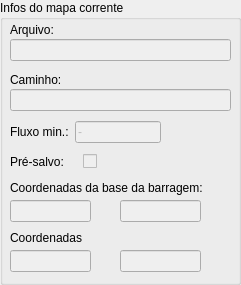
       <widget class="QGroupBox" name="groupBox_5">
        <property name="sizePolicy">
         <sizepolicy hsizetype="Fixed" vsizetype="Fixed">
          <horstretch>0</horstretch>
          <verstretch>0</verstretch>
         </sizepolicy>
        </property>
        <property name="minimumSize">
         <size>
          <width>241</width>
          <height>285</height>
         </size>
        </property>
        <property name="maximumSize">
         <size>
          <width>241</width>
          <height>285</height>
         </size>
        </property>
        <property name="title">
         <string>Infos do mapa corrente</string>
        </property>
        <widget class="QLineEdit" name="campoSaidaCoordenadasBaseY">
         <property name="enabled">
          <bool>false</bool>
         </property>
         <property name="geometry">
          <rect>
           <x>120</x>
           <y>200</y>
           <width>81</width>
           <height>22</height>
          </rect>
         </property>
         <property name="text">
          <string/>
         </property>
        </widget>
        <widget class="QLineEdit" name="campoSaidaCoordenadasBaseX">
         <property name="enabled">
          <bool>false</bool>
         </property>
         <property name="geometry">
          <rect>
           <x>10</x>
           <y>200</y>
           <width>81</width>
           <height>22</height>
          </rect>
         </property>
         <property name="text">
          <string/>
         </property>
        </widget>
        <widget class="QLineEdit" name="campoSaidaCoordenadasY">
         <property name="enabled">
          <bool>false</bool>
         </property>
         <property name="geometry">
          <rect>
           <x>120</x>
           <y>250</y>
           <width>81</width>
           <height>22</height>
          </rect>
         </property>
         <property name="text">
          <string/>
         </property>
        </widget>
        <widget class="QLineEdit" name="campoSaidaCoordenadasX">
         <property name="enabled">
          <bool>false</bool>
         </property>
         <property name="geometry">
          <rect>
           <x>10</x>
           <y>250</y>
           <width>81</width>
           <height>22</height>
          </rect>
         </property>
         <property name="text">
          <string/>
         </property>
        </widget>
        <widget class="QLabel" name="label_19">
         <property name="geometry">
          <rect>
           <x>10</x>
           <y>230</y>
           <width>83</width>
           <height>16</height>
          </rect>
         </property>
         <property name="text">
          <string>Coordenadas </string>
         </property>
        </widget>
        <widget class="QLabel" name="label_18">
         <property name="geometry">
          <rect>
           <x>10</x>
           <y>180</y>
           <width>211</width>
           <height>16</height>
          </rect>
         </property>
         <property name="text">
          <string>Coordenadas da base da barragem:</string>
         </property>
        </widget>
        <widget class="QWidget" name="layoutWidget">
         <property name="geometry">
          <rect>
           <x>10</x>
           <y>150</y>
           <width>141</width>
           <height>24</height>
          </rect>
         </property>
         <layout class="QHBoxLayout" name="horizontalLayout">
          <property name="spacing">
           <number>5</number>
          </property>
          <item>
           <widget class="QLabel" name="label_9">
            <property name="text">
             <string>Pré-salvo:</string>
            </property>
           </widget>
          </item>
          <item>
           <widget class="QCheckBox" name="caixaPreSalvo">
            <property name="enabled">
             <bool>false</bool>
            </property>
            <property name="text">
             <string/>
            </property>
            <property name="checkable">
             <bool>false</bool>
            </property>
            <property name="checked">
             <bool>false</bool>
            </property>
           </widget>
          </item>
         </layout>
        </widget>
        <widget class="QWidget" name="layoutWidget">
         <property name="geometry">
          <rect>
           <x>10</x>
           <y>120</y>
           <width>151</width>
           <height>24</height>
          </rect>
         </property>
         <layout class="QHBoxLayout" name="horizontalLayout_2">
          <item>
           <widget class="QLabel" name="label_17">
            <property name="text">
             <string>Fluxo min.:</string>
            </property>
           </widget>
          </item>
          <item>
           <widget class="QLineEdit" name="campoSaidaFluxoMinimo">
            <property name="enabled">
             <bool>false</bool>
            </property>
            <property name="text">
             <string>-</string>
            </property>
           </widget>
          </item>
         </layout>
        </widget>
        <widget class="QWidget" name="layoutWidget">
         <property name="geometry">
          <rect>
           <x>10</x>
           <y>20</y>
           <width>221</width>
           <height>41</height>
          </rect>
         </property>
         <layout class="QVBoxLayout" name="verticalLayout">
          <property name="spacing">
           <number>0</number>
          </property>
          <item>
           <widget class="QLabel" name="label_14">
            <property name="text">
             <string>Arquivo:</string>
            </property>
           </widget>
          </item>
          <item>
           <widget class="QLineEdit" name="campoSaidaNomeArquivo">
            <property name="enabled">
             <bool>false</bool>
            </property>
            <property name="text">
             <string/>
            </property>
           </widget>
          </item>
         </layout>
        </widget>
        <widget class="QWidget" name="layoutWidget">
         <property name="geometry">
          <rect>
           <x>10</x>
           <y>70</y>
           <width>221</width>
           <height>41</height>
          </rect>
         </property>
         <layout class="QVBoxLayout" name="verticalLayout_6">
          <property name="spacing">
           <number>0</number>
          </property>
          <item>
           <widget class="QLabel" name="label_15">
            <property name="text">
             <string>Caminho:</string>
            </property>
           </widget>
          </item>
          <item>
           <widget class="QLineEdit" name="campoSaidaCaminhoArquivo">
            <property name="enabled">
             <bool>false</bool>
            </property>
            <property name="text">
             <string/>
            </property>
           </widget>
          </item>
         </layout>
        </widget>
       </widget>
